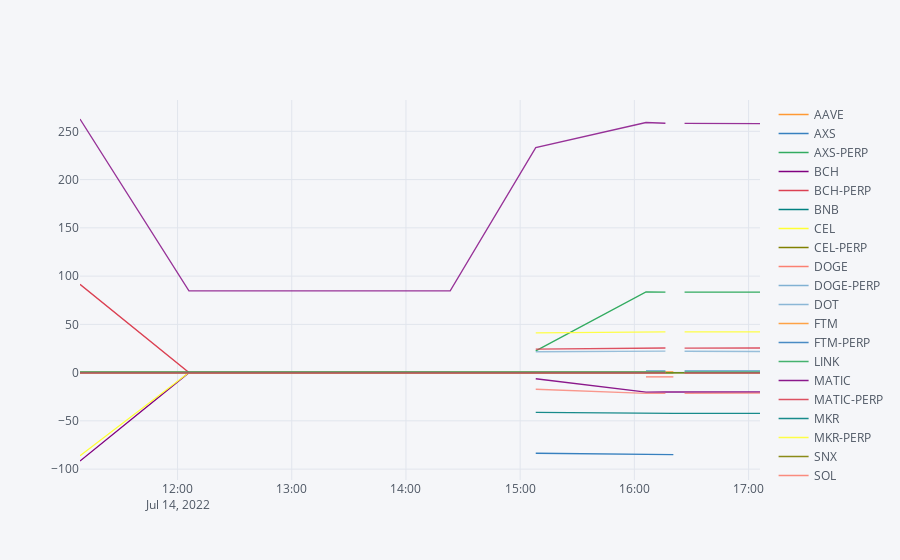

This figure's notebook cell:
### Code cell
risk[risk['event_type']=='delta'].pivot_table(index='time',columns='attribution',values='usdAmt',aggfunc=sum).iplot()
